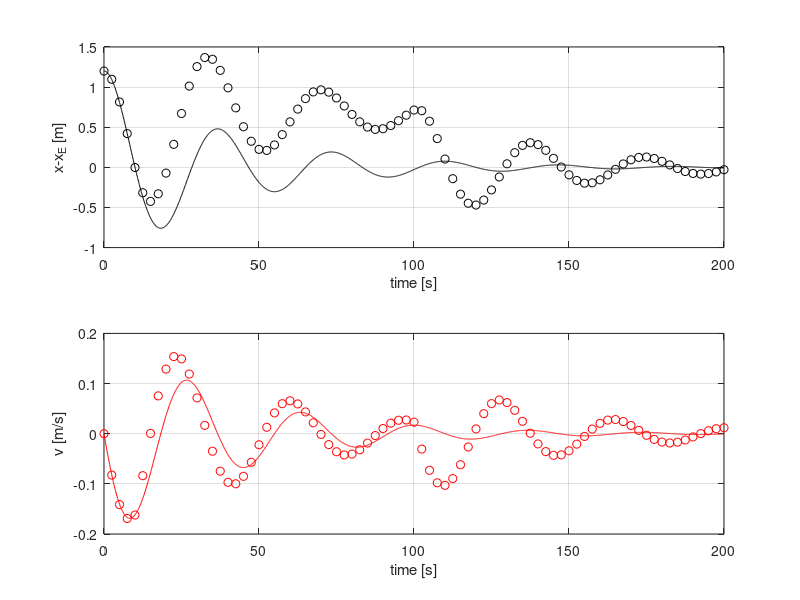

Write the MATLAB code that produced this figure.
clear all

m=100; %mass in kilograms
c=5;  %damping coefficient N.s/m
k=3; %stifness N/m
x0=1.2 %initial position m

dt=1e-1; %time resolution in s
T=200; %final simulation time in s
t=[0:dt:T];

%NUMERICAL SOLUTION VIA FORWARD EULER
N=length(t);
x(1)=x0;
v(1)=0;
%M=[m 0;0 1]; %mass matrix (constant)
Fmax=2;T1=10;T2=100;
for ii=2:N
%external force active for T1<t<T2   
if(t(ii) >= T1 && t(ii) <= T2)    
Fe=Fmax;
else
Fe=0
end

f=-c*v(ii-1)-k*x(ii-1)+Fe;
v(ii)=v(ii-1)+f/m*dt;
x(ii)=x(ii-1)+v(ii-1)*dt;
end


%Analytical solution for v=0 & zero forcing
lam1=(-c+sqrt(c^2-4*k*m))/(2*m);
lam2=(-c-sqrt(c^2-4*k*m))/(2*m);
a1=x0/(1-lam1/lam2);
a2=x0-a1;
xa=real(a1*exp(lam1*t)+a2*exp(lam2*t)); %displacement
va=real(lam1*a1*exp(lam1*t)+lam2*a2*exp(lam2*t)); %velocity

%PLOT RESULTS
sk=T/dt/80;
figure(1)
subplot(2,1,1)
plot(t(1:sk:N),x(1:sk:N),'ok')
grid on
hold on
plot(t,xa,'k')
xlabel('time [s]')
ylabel('x-x_E [m]')

subplot(2,1,2)
plot(t(1:sk:N),v(1:sk:N),'or')
grid on
hold on
plot(t,va,'r')

xlabel('time [s]')
ylabel('v [m/s]')


